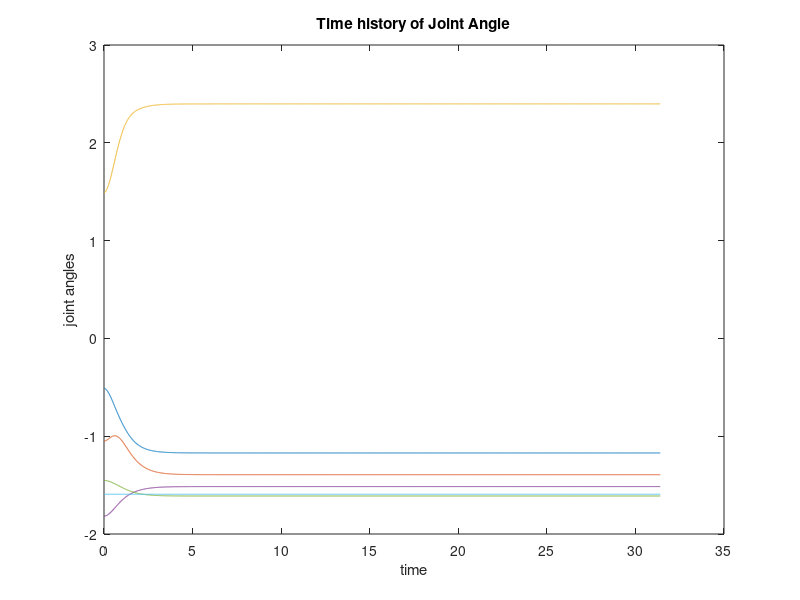
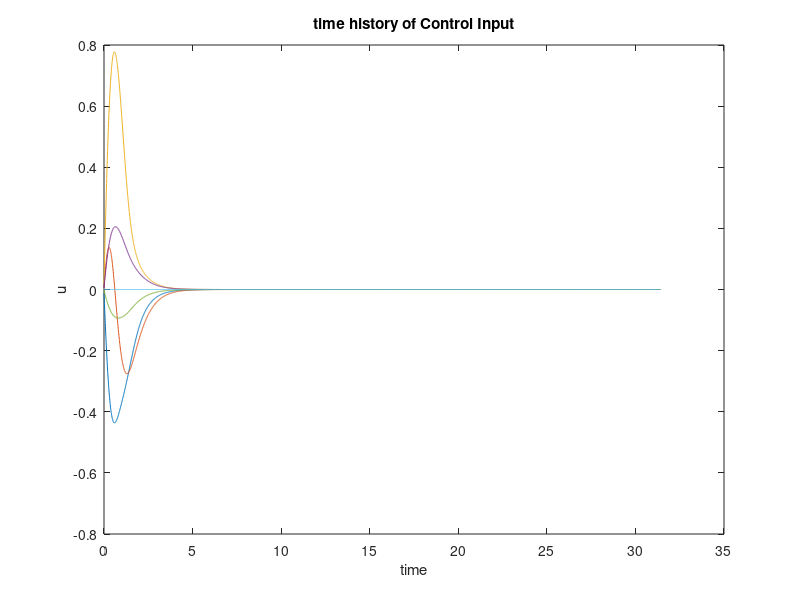
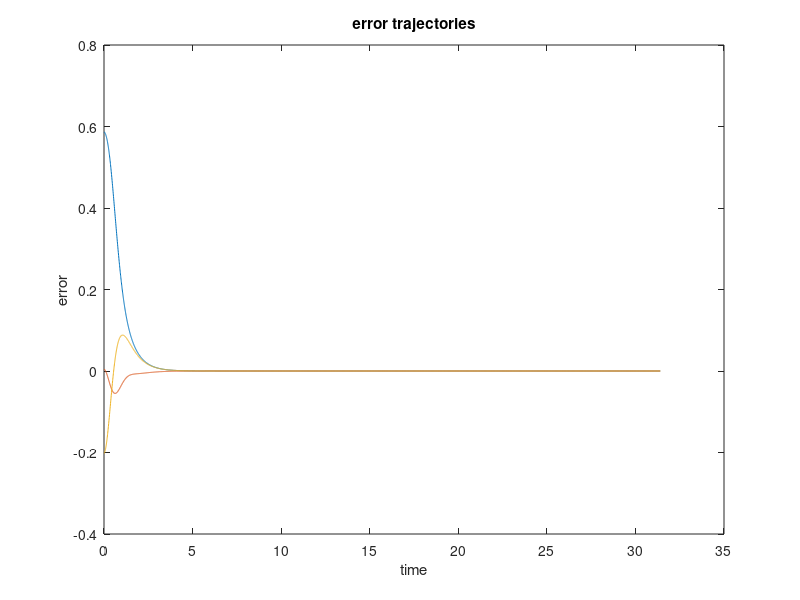
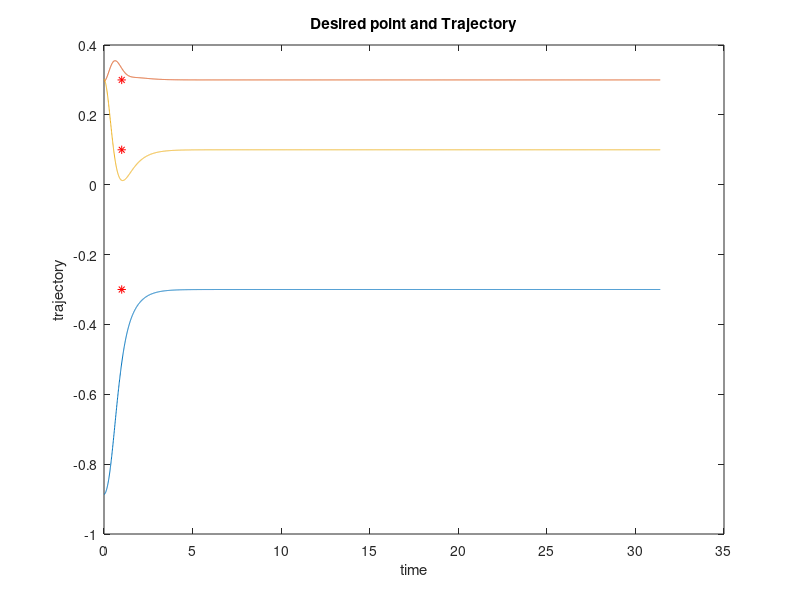

The MATLAB script that drew these images, in order:
%RNN for robot manipulator UR10
clear all;
close all;
% rd=[0.55;0;1.3];
alpha=0.01;
eps=0.001;

%rd trajectory
dt=0.008;
rad=0.2;

Xmid=(-1.07-0.69)/2;
Ymid=(-0.27+0.345)/2;
Zmid=(0.1+0.05)/2;


th=0:0.2*dt:2*pi;
xd=rad*cos(th)+Xmid*ones(1,size(th,2));
yd=rad*sin(th)+Ymid*ones(1,size(th,2));
zd=Zmid*ones(1,size(th,2));
rd=[xd;yd;zd];
rd_reg=[-0.3;0.3;0.1];
n=length(th);
t=0:dt:dt*(n-2);
umin=-3; umax=3;

 d1 = 0.1273, d4 = 0.163941, d5 = 0.1157, d6 = 0.0922;
 a2 = -0.612, a3 = -0.5723;

I = [1 0 0;0 1 0;0 0 1];
% theta0=rand(6,1);
theta0=[-0.51;-1.05;1.49;-1.818;-1.452;-1.5937];


    x0 = (sin(theta0(1,1))*cos(theta0(5,1))-((-cos(theta0(1,1))*cos(theta0(2,1))*sin(theta0(3,1))-cos(theta0(1,1))*sin(theta0(2,1))*cos(theta0(3,1)))*sin(theta0(4,1))+...
            (cos(theta0(1,1))*cos(theta0(2,1))*cos(theta0(3,1))-cos(theta0(1,1))*sin(theta0(2,1))*sin(theta0(3,1)))*cos(theta0(4,1)))*sin(theta0(5,1)))*d6+(...
                (cos(theta0(1,1))*cos(theta0(2,1))*cos(theta0(3,1))-cos(theta0(1,1))*sin(theta0(2,1))*sin(theta0(3,1)))*sin(theta0(4,1))-...
            (-cos(theta0(1,1))*cos(theta0(2,1))*sin(theta0(3,1))-cos(theta0(1,1))*sin(theta0(2,1))*cos(theta0(3,1)))*cos(theta0(4,1)))*d5+sin(theta0(1,1))*d4-cos(theta0(1,1))*...
            sin(theta0(2,1))*sin(theta0(3,1))*a3+cos(theta0(1,1))*cos(theta0(2,1))*cos(theta0(3,1))*a3+cos(theta0(1,1))*cos(theta0(2,1))*a2;

    y0 = (-((-sin(theta0(1,1))*cos(theta0(2,1))*sin(theta0(3,1))-sin(theta0(1,1))*sin(theta0(2,1))*cos(theta0(3,1)))*sin(theta0(4,1))+...
            (sin(theta0(1,1))*cos(theta0(2,1))*cos(theta0(3,1))-sin(theta0(1,1))*sin(theta0(2,1))*sin(theta0(3,1)))*cos(theta0(4,1)))*sin(theta0(5,1))-cos(theta0(1,1))*cos(theta0(5,1)))*d6+(...
                (sin(theta0(1,1))*cos(theta0(2,1))*cos(theta0(3,1))-sin(theta0(1,1))*sin(theta0(2,1))*sin(theta0(3,1)))*sin(theta0(4,1))-...
            (-sin(theta0(1,1))*cos(theta0(2,1))*sin(theta0(3,1))-sin(theta0(1,1))*sin(theta0(2,1))*cos(theta0(3,1)))*cos(theta0(4,1)))*d5-cos(theta0(1,1))*d4-sin(theta0(1,1))*sin(theta0(2,1))...
            *sin(theta0(3,1))*a3+sin(theta0(1,1))*cos(theta0(2,1))*cos(theta0(3,1))*a3+sin(theta0(1,1))*cos(theta0(2,1))*a2;

    z0 = -...
            ((cos(theta0(2,1))*cos(theta0(3,1))-sin(theta0(2,1))*sin(theta0(3,1)))*sin(theta0(4,1))+(cos(theta0(2,1))*sin(theta0(3,1))+sin(theta0(2,1))*cos(theta0(3,1)))*cos(theta0(4,1)))*...
            sin(theta0(5,1))*d6+...
            ((cos(theta0(2,1))*sin(theta0(3,1))+sin(theta0(2,1))*cos(theta0(3,1)))*sin(theta0(4,1))-(cos(theta0(2,1))*cos(theta0(3,1))-sin(theta0(2,1))*sin(theta0(3,1)))*cos(theta0(4,1)))*d5...
            +d1+cos(theta0(2,1))*sin(theta0(3,1))*a3+sin(theta0(2,1))*cos(theta0(3,1))*a3+sin(theta0(2,1))*a2;




% t=1:dt:10
% n=length(t);

theta(:,1)=theta0;
r(:,1)=[x0;y0;z0];
w=rand(3,1);
v=0;

for k=1:n-1
    
%     J11=-sin(theta(1,k))*(a2*cos(theta(2,k))+a3*cos(theta(2,k)+theta(3,k)))-d3*cos(theta(1,k));
%     J12= cos(theta(1,k))*(-a2*sin(theta(2,k))-a3*sin(theta(2,k)+theta(3,k)));
%     J13=cos(theta(1,k))*(-a3*sin(theta(2,k)+theta(3,k)));
%     J21=cos(theta(1,k))*(a2*cos(theta(2,k))+a3*cos(theta(2,k)+theta(3,k)))-d3*sin(theta(1,k));
%     J22=sin(theta(1,k))*(-a2*sin(theta(2,k))-a3*sin(theta(2,k)+theta(3,k)));
%     J23=sin(theta(1,k))*(-a3*sin(theta(2,1)+theta(3,1)));
%     J31=0; 
%     J32= -a2*cos(theta(2,k))-a3*cos(theta(2,k)+theta(3,k));
%     J33=-a3*cos(theta(2,k)+theta(3,k));
J11 = (cos(theta(1,k))*cos(theta(5,k))-...
            ((sin(theta(1,k))*cos(theta(2,k))*sin(theta(3,k))+sin(theta(1,k))*sin(theta(2,k))*cos(theta(3,k)))*sin(theta(4,k))+(sin(theta(1,k))*sin(theta(2,k))*sin(theta(3,k))-sin(theta(1,k))*cos(theta(2,k))*cos(theta(3,k)))*cos(theta(4,k)))*sin(theta(5,k)))*d6+...
            ((sin(theta(1,k))*sin(theta(2,k))*sin(theta(3,k))-sin(theta(1,k))*cos(theta(2,k))*cos(theta(3,k)))*sin(theta(4,k))-(sin(theta(1,k))*cos(theta(2,k))*sin(theta(3,k))+sin(theta(1,k))*sin(theta(2,k))*cos(theta(3,k)))*cos(theta(4,k)))*d5+cos(theta(1,k))*d4+...
            sin(theta(1,k))*sin(theta(2,k))*sin(theta(3,k))*a3-sin(theta(1,k))*cos(theta(2,k))*cos(theta(3,k))*a3-sin(theta(1,k))*cos(theta(2,k))*a2;



    J12 = -((cos(theta(1,k))*sin(theta(2,k))*sin(theta(3,k))-cos(theta(1,k))*cos(theta(2,k))*cos(theta(3,k)))*sin(theta(4,k))+(-cos(theta(1,k))*cos(theta(2,k))*sin(theta(3,k))-cos(theta(1,k))*sin(theta(2,k))*cos(theta(3,k)))*cos(theta(4,k)))*...
            sin(theta(5,k))*d6+((-cos(theta(1,k))*cos(theta(2,k))*sin(theta(3,k))-cos(theta(1,k))*sin(theta(2,k))*cos(theta(3,k)))*sin(theta(4,k))-(cos(theta(1,k))*sin(theta(2,k))*sin(theta(3,k))-cos(theta(1,k))*cos(theta(2,k))*cos(theta(3,k)))*cos(theta(4,k)))*d5-...
            cos(theta(1,k))*cos(theta(2,k))*sin(theta(3,k))*a3-cos(theta(1,k))*sin(theta(2,k))*cos(theta(3,k))*a3-cos(theta(1,k))*sin(theta(2,k))*a2;



   J13 = -((cos(theta(1,k))*sin(theta(2,k))*sin(theta(3,k))-cos(theta(1,k))*cos(theta(2,k))*cos(theta(3,k)))*sin(theta(4,k))+(-cos(theta(1,k))*cos(theta(2,k))*sin(theta(3,k))-cos(theta(1,k))*sin(theta(2,k))*cos(theta(3,k)))*cos(theta(4,k)))*...
            sin(theta(5,k))*d6+((-cos(theta(1,k))*cos(theta(2,k))*sin(theta(3,k))-cos(theta(1,k))*sin(theta(2,k))*cos(theta(3,k)))*sin(theta(4,k))-(cos(theta(1,k))*sin(theta(2,k))*sin(theta(3,k))-cos(theta(1,k))*cos(theta(2,k))*cos(theta(3,k)))*cos(theta(4,k)))*d5-...
            cos(theta(1,k))*cos(theta(2,k))*sin(theta(3,k))*a3-cos(theta(1,k))*sin(theta(2,k))*cos(theta(3,k))*a3;


    J14 = ((-cos(theta(1,k))*cos(theta(2,k))*sin(theta(3,k))-cos(theta(1,k))*sin(theta(2,k))*cos(theta(3,k)))*sin(theta(4,k))+(cos(theta(1,k))*cos(theta(2,k))*cos(theta(3,k))-cos(theta(1,k))*sin(theta(2,k))*sin(theta(3,k)))*cos(theta(4,k)))*d5-...
            ((-cos(theta(1,k))*cos(theta(2,k))*sin(theta(3,k))-cos(theta(1,k))*sin(theta(2,k))*cos(theta(3,k)))*cos(theta(4,k))-(cos(theta(1,k))*cos(theta(2,k))*cos(theta(3,k))-cos(theta(1,k))*sin(theta(2,k))*sin(theta(3,k)))*sin(theta(4,k)))*sin(theta(5,k))*d6;

   J15 = (-sin(theta(1,k))*sin(theta(5,k))-...
            ((-cos(theta(1,k))*cos(theta(2,k))*sin(theta(3,k))-cos(theta(1,k))*sin(theta(2,k))*cos(theta(3,k)))*sin(theta(4,k))+(cos(theta(1,k))*cos(theta(2,k))*cos(theta(3,k))-cos(theta(1,k))*sin(theta(2,k))*sin(theta(3,k)))*cos(theta(4,k)))*cos(theta(5,k)))*d6;

   J16 = 0.0;



    J21 = (sin(theta(1,k))*cos(theta(5,k))-...
            ((-cos(theta(1,k))*cos(theta(2,k))*sin(theta(3,k))-cos(theta(1,k))*sin(theta(2,k))*cos(theta(3,k)))*sin(theta(4,k))+(cos(theta(1,k))*cos(theta(2,k))*cos(theta(3,k))-cos(theta(1,k))*sin(theta(2,k))*sin(theta(3,k)))*cos(theta(4,k)))*sin(theta(5,k)))*d6+...
            ((cos(theta(1,k))*cos(theta(2,k))*cos(theta(3,k))-cos(theta(1,k))*sin(theta(2,k))*sin(theta(3,k)))*sin(theta(4,k))-(-cos(theta(1,k))*cos(theta(2,k))*sin(theta(3,k))-cos(theta(1,k))*sin(theta(2,k))*cos(theta(3,k)))*cos(theta(4,k)))*d5+sin(theta(1,k))*d4-...
            cos(theta(1,k))*sin(theta(2,k))*sin(theta(3,k))*a3+cos(theta(1,k))*cos(theta(2,k))*cos(theta(3,k))*a3+cos(theta(1,k))*cos(theta(2,k))*a2;

    J22= -((sin(theta(1,k))*sin(theta(2,k))*sin(theta(3,k))-sin(theta(1,k))*cos(theta(2,k))*cos(theta(3,k)))*sin(theta(4,k))+(-sin(theta(1,k))*cos(theta(2,k))*sin(theta(3,k))-sin(theta(1,k))*sin(theta(2,k))*cos(theta(3,k)))*cos(theta(4,k)))*...
            sin(theta(5,k))*d6+((-sin(theta(1,k))*cos(theta(2,k))*sin(theta(3,k))-sin(theta(1,k))*sin(theta(2,k))*cos(theta(3,k)))*sin(theta(4,k))-(sin(theta(1,k))*sin(theta(2,k))*sin(theta(3,k))-sin(theta(1,k))*cos(theta(2,k))*cos(theta(3,k)))*cos(theta(4,k)))*d5-...
            sin(theta(1,k))*cos(theta(2,k))*sin(theta(3,k))*a3-sin(theta(1,k))*sin(theta(2,k))*cos(theta(3,k))*a3-sin(theta(1,k))*sin(theta(2,k))*a2;

    J23 =  -((sin(theta(1,k))*sin(theta(2,k))*sin(theta(3,k))-sin(theta(1,k))*cos(theta(2,k))*cos(theta(3,k)))*sin(theta(4,k))+(-sin(theta(1,k))*cos(theta(2,k))*sin(theta(3,k))-sin(theta(1,k))*sin(theta(2,k))*cos(theta(3,k)))*cos(theta(4,k)))*...
            sin(theta(5,k))*d6+((-sin(theta(1,k))*cos(theta(2,k))*sin(theta(3,k))-sin(theta(1,k))*sin(theta(2,k))*cos(theta(3,k)))*sin(theta(4,k))-(sin(theta(1,k))*sin(theta(2,k))*sin(theta(3,k))-sin(theta(1,k))*cos(theta(2,k))*cos(theta(3,k)))*cos(theta(4,k)))*d5-...
            sin(theta(1,k))*cos(theta(2,k))*sin(theta(3,k))*a3-sin(theta(1,k))*sin(theta(2,k))*cos(theta(3,k))*a3;

   J24= ((-sin(theta(1,k))*cos(theta(2,k))*sin(theta(3,k))-sin(theta(1,k))*sin(theta(2,k))*cos(theta(3,k)))*sin(theta(4,k))+(sin(theta(1,k))*cos(theta(2,k))*cos(theta(3,k))-sin(theta(1,k))*sin(theta(2,k))*sin(theta(3,k)))*cos(theta(4,k)))*d5-...
            ((-sin(theta(1,k))*cos(theta(2,k))*sin(theta(3,k))-sin(theta(1,k))*sin(theta(2,k))*cos(theta(3,k)))*cos(theta(4,k))-(sin(theta(1,k))*cos(theta(2,k))*cos(theta(3,k))-sin(theta(1,k))*sin(theta(2,k))*sin(theta(3,k)))*sin(theta(4,k)))*sin(theta(5,k))*d6;


    J25= (cos(theta(1,k))*sin(theta(5,k))-...
            ((-sin(theta(1,k))*cos(theta(2,k))*sin(theta(3,k))-sin(theta(1,k))*sin(theta(2,k))*cos(theta(3,k)))*sin(theta(4,k))+(sin(theta(1,k))*cos(theta(2,k))*cos(theta(3,k))-sin(theta(1,k))*sin(theta(2,k))*sin(theta(3,k)))*cos(theta(4,k)))*cos(theta(5,k)))*d6;

    J26 = 0;



    J31 = 0.0;

    J32 =  -((-cos(theta(2,k))*sin(theta(3,k))-sin(theta(2,k))*cos(theta(3,k)))*sin(theta(4,k))+(cos(theta(2,k))*cos(theta(3,k))-sin(theta(2,k))*sin(theta(3,k)))*cos(theta(4,k)))*sin(theta(5,k))*d6+...
            ((cos(theta(2,k))*cos(theta(3,k))-sin(theta(2,k))*sin(theta(3,k)))*sin(theta(4,k))-(-cos(theta(2,k))*sin(theta(3,k))-sin(theta(2,k))*cos(theta(3,k)))*cos(theta(4,k)))*d5-sin(theta(2,k))*sin(theta(3,k))*a3+cos(theta(2,k))*cos(theta(3,k))*a3+...
            cos(theta(2,k))*a2;

    J33 = -((-cos(theta(2,k))*sin(theta(3,k))-sin(theta(2,k))*cos(theta(3,k)))*sin(theta(4,k))+(cos(theta(2,k))*cos(theta(3,k))-sin(theta(2,k))*sin(theta(3,k)))*cos(theta(4,k)))*sin(theta(5,k))*d6+...
            ((cos(theta(2,k))*cos(theta(3,k))-sin(theta(2,k))*sin(theta(3,k)))*sin(theta(4,k))-(-cos(theta(2,k))*sin(theta(3,k))-sin(theta(2,k))*cos(theta(3,k)))*cos(theta(4,k)))*d5-sin(theta(2,k))*sin(theta(3,k))*a3+cos(theta(2,k))*cos(theta(3,k))*a3;

    J34 = ((cos(theta(2,k))*cos(theta(3,k))-sin(theta(2,k))*sin(theta(3,k)))*sin(theta(4,k))+(cos(theta(2,k))*sin(theta(3,k))+sin(theta(2,k))*cos(theta(3,k)))*cos(theta(4,k)))*d5-...
            ((cos(theta(2,k))*cos(theta(3,k))-sin(theta(2,k))*sin(theta(3,k)))*cos(theta(4,k))-(cos(theta(2,k))*sin(theta(3,k))+sin(theta(2,k))*cos(theta(3,k)))*sin(theta(4,k)))*sin(theta(5,k))*d6;

   J35 = -((cos(theta(2,k))*cos(theta(3,k))-sin(theta(2,k))*sin(theta(3,k)))*sin(theta(4,k))+(cos(theta(2,k))*sin(theta(3,k))+sin(theta(2,k))*cos(theta(3,k)))*cos(theta(4,k)))*cos(theta(5,k))*d6;

    J36 = 0.0;
    
    
         
        J=[J11 J12 J13 J14 J15 J16 ; J21 J22 J23 J24 J25 J26 ; J31 J32 J33 J34 J35 J36];
        
        
          
        [U,S,V] = svd(J);
    
    s1 = S(1,1); s2= S(2,2); s3= S(3,3);
    g1 = (s1^2+10*s1+2)/(s1^3+10*s1^2+2*s1+0.01);
    g2 = (s2^2+10*s2+2)/(s2^3+10*s2^2+2*s2+0.01);
    g3 = (s3^2+10*s3+2)/(s3^3+10*s3^2+2*s3+0.01);
    
    Ji = g1*V(:,1)*U(:,1)'+g2*V(:,2)*U(:,2)'+g3*V(:,3)*U(:,3)';
        
        
        
       for g= 1:6 
        gradJ(g) = (2*theta(g,k))/((3-theta(g,k))^2*(theta(g,k)+3)^2);
        if(gradJ >= 0)
            rm(g) = 1+gradJ(g);
        elseif(gradJ < 0)
            rm(g) = 1;
        end

        
       end
       
%        R = [rm(1)^(-0.5) 0 0 0 0 0;
%            0 rm(2)^(-0.5) 0 0 0 0;
%            0 0 rm(3)^(-0.5) 0 0 0;
%            0 0 0 rm(4)^(-0.5) 0 0;
%            0 0 0 0 rm(5)^(-0.5) 0;
%            0 0 0 0 0 rm(6)^(-0.5)];
    
        E = (rd_reg-r(:,k));
%         num =sqrt(E'*E)*R*J'*E;
        Q = [25 0 0;0 25 0;0 0 25];
    
        num = J'*E*sqrt(E'*Q*E);
        den = norm(J'*E);

%          up=num/(den*den)+ J'*w(:,k); % mine with steady state Jinv* rd dot estimate
%          up=num/(den)+ J'*w(:,k); % mine with steady state Jinv* rd dot RNN estimate
%                   up=(1-exp(-0.005*k))*(num/(den)+ Ji*((rd(:,k+1)-rd(:,k))/dt)); % mine with steady state Jinv* rd dot SVF estimate
                  up=(1-exp(-0.008*k))*(num/(den)); % mine with steady state Jinv* rd dot SVF estimate


%         for j=1:6
%         if up(j)<umin
%             u(j,k)=umin;
%         else if up(j)>umax
%                 u(j,k)=umax;
%             
%             else  u(j,k)=up(j);
%             end
%             end
%         end
%         
           for j=1:6
            u(j,k)=up(j);
           end
    
        
        theta(:,k+1)=theta(:,k)+dt*u(:,k);
        r(:,k+1)=r(:,k)+dt*J*u(:,k);
        w(:,k+1)= w(:,k)+ (1/eps)*(rd(:,k+1)-rd(:,k)) - (1/eps)*dt*(J*J'*w(:,k)); 

        e(:,k)=rd_reg-r(:,k+1);
              
        omega(:,k) =  e(:,k)'* e(:,k)+up'*up;
        v=omega(:,k)+v;
        err(k,1)=sqrt(sum(e(:,k).^2)/3);
end


figure;
plot(t,theta(1,2:end))
hold on;
plot(t,theta(2,2:end))
plot(t,theta(3,2:end))
plot(t,theta(4,2:end))
plot(t,theta(5,2:end))
plot(t,theta(6,2:end))
title('Time history of Joint Angle')
xlabel('time')
ylabel('joint angles')

figure;
plot(t,u(1,:))
hold on;
plot(t,u(2,:))
plot(t,u(3,:))
plot(t,u(4,:))
plot(t,u(5,:))
plot(t,u(6,:))
title('time history of Control Input')
xlabel('time')
ylabel('u')

figure;
plot(t,e(1,:))
hold on;
plot(t,e(2,:))
plot(t,e(3,:))
title('error trajectories')
xlabel('time')
ylabel('error')

% figure;
% plot(t,r(1,2:end),'b.')
% hold on;
% plot(t,r(2,2:end),'b-')
% plot(t,r(3,2:end),'b--')
% plot(t,rd(1,2:end),'r.')
% plot(t,rd(2,2:end),'r-')
% plot(t,rd(3,2:end),'r--')
% title('Trajectories')
% xlabel('time')
% ylabel('r,rd')
% 

figure;
plot(t,r(1,2:end))
hold on;
plot(t,r(2,2:end))
plot(t,r(3,2:end))
plot(rd_reg(1),'r*')
plot(rd_reg(2),'r*')
plot(rd_reg(3),'r*')
title('Desired point and Trajectory')
xlabel('time')
ylabel('trajectory')

figure;
plot3(r(1,2:end),r(2,2:end),r(3,2:end))
hold on;
scatter3(rd_reg(1),rd_reg(2),rd_reg(3))
title('Desired point and Trajectory')
xlabel('time')
ylabel('trajectory')


figure;
plot(t,err')
title('RMS error')
xlabel('time')
ylabel('error')
figure;
plot(t,omega)
xlabel('time')
ylabel('cost')

